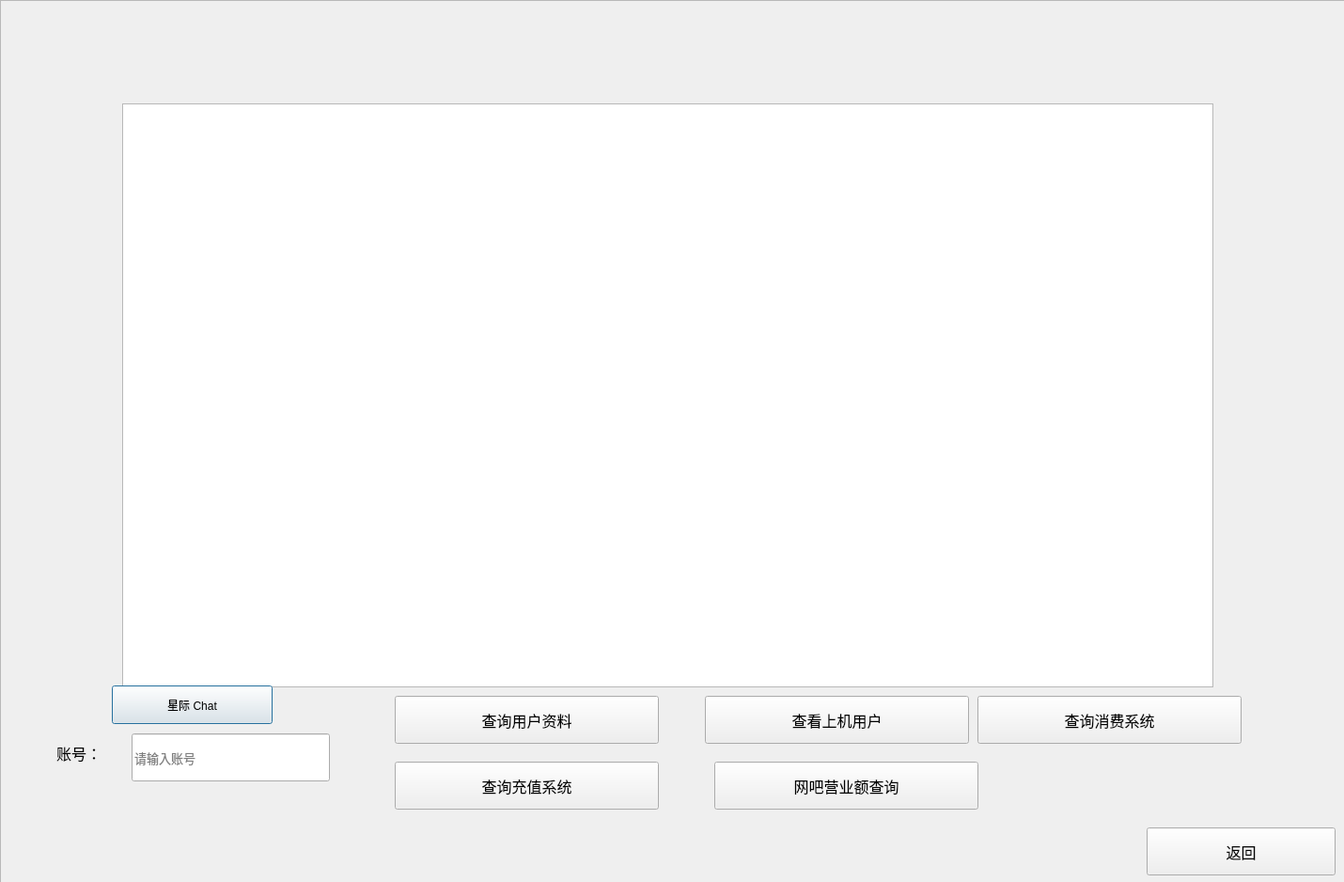
<?xml version="1.0" encoding="UTF-8"?>
<ui version="4.0">
 <class>AdminDialog</class>
 <widget class="QDialog" name="AdminDialog">
  <property name="geometry">
   <rect>
    <x>0</x>
    <y>0</y>
    <width>1430</width>
    <height>938</height>
   </rect>
  </property>
  <property name="windowTitle">
   <string>管理端</string>
  </property>
  <widget class="QLabel" name="label">
   <property name="geometry">
    <rect>
     <x>60</x>
     <y>780</y>
     <width>101</width>
     <height>41</height>
    </rect>
   </property>
   <property name="font">
    <font>
     <pointsize>12</pointsize>
    </font>
   </property>
   <property name="text">
    <string>账号：</string>
   </property>
  </widget>
  <widget class="QFrame" name="frame">
   <property name="geometry">
    <rect>
     <x>0</x>
     <y>0</y>
     <width>1431</width>
     <height>941</height>
    </rect>
   </property>
   <property name="styleSheet">
    <string notr="true"/>
   </property>
   <property name="frameShape">
    <enum>QFrame::StyledPanel</enum>
   </property>
   <property name="frameShadow">
    <enum>QFrame::Raised</enum>
   </property>
   <widget class="QTableView" name="tableView">
    <property name="geometry">
     <rect>
      <x>130</x>
      <y>110</y>
      <width>1161</width>
      <height>621</height>
     </rect>
    </property>
   </widget>
   <widget class="QLineEdit" name="lineEdit">
    <property name="geometry">
     <rect>
      <x>140</x>
      <y>780</y>
      <width>211</width>
      <height>51</height>
     </rect>
    </property>
    <property name="font">
     <font>
      <pointsize>10</pointsize>
     </font>
    </property>
    <property name="placeholderText">
     <string>请输入账号</string>
    </property>
   </widget>
   <widget class="QPushButton" name="pushButton">
    <property name="geometry">
     <rect>
      <x>420</x>
      <y>740</y>
      <width>281</width>
      <height>51</height>
     </rect>
    </property>
    <property name="font">
     <font>
      <pointsize>12</pointsize>
     </font>
    </property>
    <property name="focusPolicy">
     <enum>Qt::NoFocus</enum>
    </property>
    <property name="text">
     <string>查询用户资料</string>
    </property>
   </widget>
   <widget class="QPushButton" name="pushButton_2">
    <property name="geometry">
     <rect>
      <x>420</x>
      <y>810</y>
      <width>281</width>
      <height>51</height>
     </rect>
    </property>
    <property name="font">
     <font>
      <pointsize>12</pointsize>
     </font>
    </property>
    <property name="focusPolicy">
     <enum>Qt::NoFocus</enum>
    </property>
    <property name="text">
     <string>查询充值系统</string>
    </property>
   </widget>
   <widget class="QPushButton" name="pushButton_5">
    <property name="geometry">
     <rect>
      <x>750</x>
      <y>740</y>
      <width>281</width>
      <height>51</height>
     </rect>
    </property>
    <property name="font">
     <font>
      <pointsize>12</pointsize>
     </font>
    </property>
    <property name="focusPolicy">
     <enum>Qt::NoFocus</enum>
    </property>
    <property name="text">
     <string>查看上机用户</string>
    </property>
   </widget>
   <widget class="QPushButton" name="pushButton_3">
    <property name="geometry">
     <rect>
      <x>760</x>
      <y>810</y>
      <width>281</width>
      <height>51</height>
     </rect>
    </property>
    <property name="font">
     <font>
      <pointsize>12</pointsize>
     </font>
    </property>
    <property name="focusPolicy">
     <enum>Qt::NoFocus</enum>
    </property>
    <property name="text">
     <string>网吧营业额查询</string>
    </property>
   </widget>
   <widget class="QPushButton" name="pushButton_6">
    <property name="geometry">
     <rect>
      <x>1040</x>
      <y>740</y>
      <width>281</width>
      <height>51</height>
     </rect>
    </property>
    <property name="font">
     <font>
      <pointsize>12</pointsize>
     </font>
    </property>
    <property name="focusPolicy">
     <enum>Qt::NoFocus</enum>
    </property>
    <property name="text">
     <string>查询消费系统</string>
    </property>
   </widget>
   <widget class="QPushButton" name="pushButton_4">
    <property name="geometry">
     <rect>
      <x>1220</x>
      <y>880</y>
      <width>201</width>
      <height>51</height>
     </rect>
    </property>
    <property name="font">
     <font>
      <pointsize>12</pointsize>
     </font>
    </property>
    <property name="focusPolicy">
     <enum>Qt::NoFocus</enum>
    </property>
    <property name="text">
     <string>返回</string>
    </property>
   </widget>
   <widget class="QPushButton" name="pushButton_7">
    <property name="geometry">
     <rect>
      <x>119</x>
      <y>729</y>
      <width>171</width>
      <height>41</height>
     </rect>
    </property>
    <property name="text">
     <string>星际 Chat</string>
    </property>
   </widget>
  </widget>
 </widget>
 <resources/>
 <connections/>
</ui>
